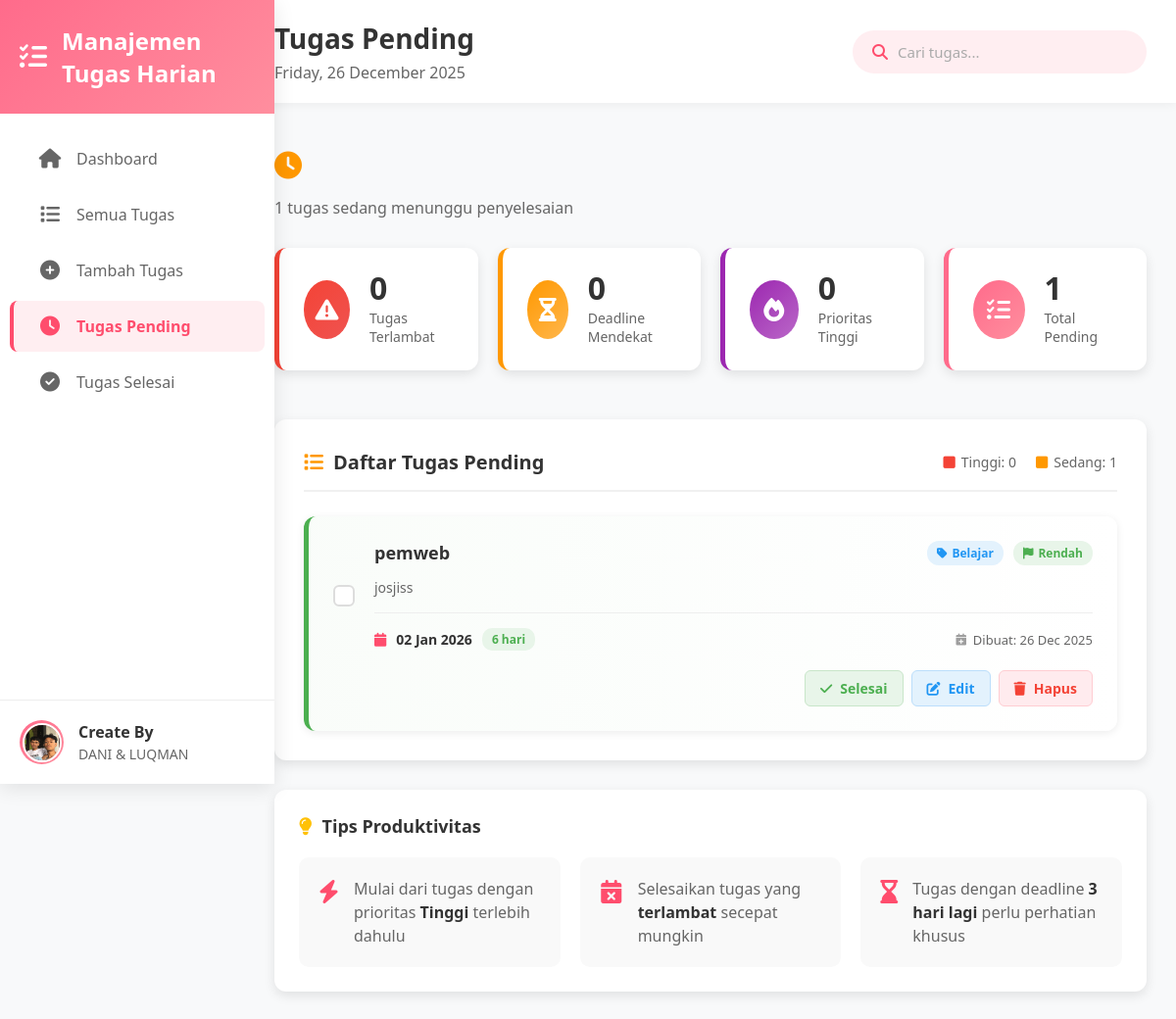
/pages/tugas-pending.php, run on the app's committed database.
### tables this page shows
CREATE TABLE `tugas` (
  `id` int(11) NOT NULL,
  `judul` varchar(255) NOT NULL,
  `deskripsi` text DEFAULT NULL,
  `deadline` date DEFAULT NULL,
  `status` enum('Pending','Selesai') DEFAULT 'Pending',
  `created_at` timestamp NOT NULL DEFAULT current_timestamp(),
  `kategori` varchar(50) DEFAULT '',
  `prioritas` enum('rendah','sedang','tinggi') DEFAULT 'sedang',
  `updated_at` timestamp NOT NULL DEFAULT current_timestamp() ON UPDATE current_timestamp()
);

### pages/tugas-pending.php (the view, shortened to what this page needs)
<?php
include '../includes/header.php';
include '../includes/koneksi.php';
$query = "SELECT * FROM tugas WHERE status = 'Pending' ORDER BY
          CASE prioritas
            WHEN 'tinggi' THEN 1
            WHEN 'sedang' THEN 2
            WHEN 'rendah' THEN 3
            ELSE 4
          END,
          deadline ASC,
          created_at DESC";
$result = mysqli_query($conn, $query);
$total_pending = mysqli_num_rows($result);
$today = date('Y-m-d');
$three_days_later = date('Y-m-d', strtotime('+3 days'));
$query_upcoming = "SELECT COUNT(*) as upcoming FROM tugas
                   WHERE status = 'Pending'
                   AND deadline BETWEEN '$today' AND '$three_days_later'";
$result_upcoming = mysqli_query($conn, $query_upcoming);
$upcoming_count = mysqli_fetch_assoc($result_upcoming)['upcoming'] ?? 0;
$query_overdue = "SELECT COUNT(*) as overdue FROM tugas
                  WHERE status = 'Pending' AND deadline < '$today'";
$result_overdue = mysqli_query($conn, $query_overdue);
$overdue_count = mysqli_fetch_assoc($result_overdue)['overdue'] ?? 0;
$query_high = "SELECT COUNT(*) as high FROM tugas
               WHERE status = 'Pending' AND prioritas = 'tinggi'";
$result_high = mysqli_query($conn, $query_high);
$high_count = mysqli_fetch_assoc($result_high)['high'] ?? 0;
?>
<div class="pending-page">
    <div class="page-header">
        <h1 class="page-title">
            <i class="fas fa-clock"></i>
        </h1>
        <p class="page-subtitle"><?php echo $total_pending; ?> tugas sedang menunggu penyelesaian</p>
    </div>
    <div class="stats-overview">
        <div class="stat-card overdue-stat">
            <div class="stat-icon">
                <i class="fas fa-exclamation-triangle"></i>
            </div>
            <div class="stat-content">
                <h3><?php echo $overdue_count; ?></h3>
                <p>Tugas Terlambat</p>
            </div>
        </div>
        <div class="stat-card upcoming-stat">
            <div class="stat-icon">
                <i class="fas fa-hourglass-half"></i>
            </div>
            <div class="stat-content">
                <h3><?php echo $upcoming_count; ?></h3>
                <p>Deadline Mendekat</p>
            </div>
        </div>
        <div class="stat-card high-priority-stat">
            <div class="stat-icon">
                <i class="fas fa-fire"></i>
            </div>
            <div class="stat-content">
                <h3><?php echo $high_count; ?></h3>
                <p>Prioritas Tinggi</p>
            </div>
        </div>
        <div class="stat-card total-stat">
            <div class="stat-icon">
                <i class="fas fa-tasks"></i>
            </div>
            <div class="stat-content">
                <h3><?php echo $total_pending; ?></h3>
                <p>Total Pending</p>
            </div>
        </div>
    </div>
    </div>
    <div class="pending-tasks-container">
        <?php if ($total_pending > 0): ?>
            <div class="tasks-header">
                <h3><i class="fas fa-list"></i> Daftar Tugas Pending</h3>
                <div class="tasks-summary">
                    <span class="summary-item">
                        <i class="fas fa-square" style="color: #f44336;"></i> Tinggi: <?php echo $high_count; ?>
                    </span>
                    <span class="summary-item">
                        <i class="fas fa-square" style="color: #ff9800;"></i> Sedang: <?php echo $total_pending - $high_count; ?>
                    </span>
                </div>
            </div>
            <div class="pending-tasks-list" id="tasksList">
                <?php while ($row = mysqli_fetch_assoc($result)):
                    $deadline_date = new DateTime($row['deadline']);
                    $today_date = new DateTime();
                    $interval = $today_date->diff($deadline_date);
                    $days_left = $interval->days;
                    $is_overdue = $interval->invert && $days_left > 0;
                    $deadline_status = 'normal';
                    $deadline_text = '';
                    if ($is_overdue) {
                        $deadline_status = 'overdue';
                        $deadline_text = 'Terlambat ' . $days_left . ' hari';
                    } elseif ($days_left == 0) {
                        $deadline_status = 'urgent';
                        $deadline_text = 'Hari ini!';
                    } elseif ($days_left <= 3) {
                        $deadline_status = 'warning';
                        $deadline_text = $days_left . ' hari lagi';
                    } else {
                        $deadline_text = $days_left . ' hari';
                    }
                    $priority_class = $row['prioritas'] ?? 'sedang';
                    $priority_text = ucfirst($priority_class);
                    $category_class = !empty($row['kategori']) ? $row['kategori'] : 'none';
                ?>
                    <div class="task-item <?php echo $priority_class; ?> <?php echo $deadline_status; ?>"
                         data-priority="<?php echo $priority_class; ?>"
                         data-category="<?php echo $category_class; ?>"
                         data-days="<?php echo $is_overdue ? '-' . $days_left : $days_left; ?>">
                        <div class="task-checkbox">
                            <label for="task-<?php echo $row['id']; ?>"></label>
                        </div>
                        <div class="task-details">
                            <div class="task-header">
                                <h4 class="task-title"><?php echo htmlspecialchars($row['judul']); ?></h4>
                                <div class="task-tags">
                                    <?php if (!empty($row['kategori'])): ?>
                                        <span class="task-tag category">
                                            <i class="fas fa-tag"></i> <?php echo ucfirst($row['kategori']); ?>
                                        </span>
                                    <?php endif; ?>
                                    <span class="task-tag priority <?php echo $priority_class; ?>">
                                        <i class="fas fa-flag"></i> <?php echo $priority_text; ?>
                                    </span>
                                </div>
                            </div>
                            <?php if (!empty($row['deskripsi'])): ?>
                                <p class="task-description">
                                    <?php echo htmlspecialchars(substr($row['deskripsi'], 0, 200)); ?>
                                </p>
                            <?php endif; ?>
                            <div class="task-footer">
                                <div class="deadline-info <?php echo $deadline_status; ?>">
                                    <i class="fas fa-calendar"></i>
                                    <span class="deadline-date">
                                        <?php echo date('d M Y', strtotime($row['deadline'])); ?>
                                    </span>
                                    <span class="deadline-status">
                                        <?php echo $deadline_text; ?>
                                    </span>
                                </div>
                                <div class="task-meta">
                                    <span class="meta-item">
                                        <i class="fas fa-calendar-plus"></i>
                                        Dibuat: <?php echo date('d M Y', strtotime($row['created_at'])); ?>
                                    </span>
                                </div>
                            </div>
                        </div>
                        <div class="task-actions">
                            <div class="quick-actions">
                                <a href="../proses.php?toggle_status=<?php echo $row['id']; ?>"
                                   class="btn-action complete-btn"
                                   title="Tandai Selesai">
                                    <i class="fas fa-check"></i>
                                    <span class="action-text">Selesai</span>
                                </a>
                                <a href="tambah-tugas.php?edit=<?php echo $row['id']; ?>"
                                   class="btn-action edit-btn"
                                   title="Edit Tugas">
                                    <i class="fas fa-edit"></i>
                                    <span class="action-text">Edit</span>
                                </a>
                                <a href="../proses.php?delete=<?php echo $row['id']; ?>"
                                   class="btn-action delete-btn"
                                   title="Hapus Tugas"
                                   onclick="return confirm('Yakin menghapus tugas ini?')">
                                    <i class="fas fa-trash"></i>
                                    <span class="action-text">Hapus</span>
                                </a>
                            </div>
                        </div>
                    </div>
                <?php endwhile; ?>
            </div>
        <?php endif; ?>
    </div>
    <?php if ($total_pending > 0): ?>
    <div class="tips-section">
        <h4><i class="fas fa-lightbulb"></i> Tips Produktivitas</h4>
        <div class="tips-grid">
            <div class="tip-card">
                <i class="fas fa-bolt"></i>
                <p>Mulai dari tugas dengan prioritas <strong>Tinggi</strong> terlebih dahulu</p>
            </div>
            <div class="tip-card">
                <i class="fas fa-calendar-times"></i>
                <p>Selesaikan tugas yang <strong>terlambat</strong> secepat mungkin</p>
            </div>
            <div class="tip-card">
                <i class="fas fa-hourglass-end"></i>
                <p>Tugas dengan deadline <strong>3 hari lagi</strong> perlu perhatian khusus</p>
            </div>
        </div>
    </div>
    <?php endif; ?>
</div>

### assets/css/style.css (style rules this page uses)
:root { --primary-color: #ff6b8b; --secondary-color: #ff8e9e; --accent-color: #ff4d6d; --light-pink: #ffeef1; --dark-pink: #d63384; --gradient-pink: linear-gradient(135deg, #ff6b8b 0%, #ff8e9e 100%); --gradient-light: linear-gradient(135deg, #ffeef1 0%, #fff5f7 100%); --text-dark: #333; --text-light: #666; --text-white: #fff; --shadow: 0 4px 12px rgba(0, 0, 0, 0.1); --shadow-lg: 0 8px 25px rgba(0, 0, 0, 0.15); --radius: 12px; --transition: all 0.3s ease; }
* { margin: 0; padding: 0; box-sizing: border-box; font-family: 'Segoe UI', Tahoma, Geneva, Verdana, sans-serif; }
body { background-color: #f8f9fa; color: var(--text-dark); min-height: 100vh; }
.page-title { font-size: 28px; color: var(--text-dark); font-weight: 700; margin: 0; }
.page-subtitle { color: var(--text-light); font-size: 14px; }
.page-header { display: flex; flex-direction: column; gap: 10px; }
.page-header h1 { font-size: 28px; margin: 0; display: flex; align-items: center; gap: 15px; }
.task-title { font-size: 18px; color: var(--text-dark); margin: 0; flex: 1; }
.task-description { color: var(--text-light); line-height: 1.6; margin-bottom: 20px; flex-grow: 1; }
.deadline-info { display: flex; align-items: center; gap: 8px; font-size: 14px; color: var(--text-light); }
.deadline-info i { color: var(--primary-color); }

### data on the page
tugas: judul "pemweb", kategori "Belajar", prioritas "Rendah", deskripsi "josjiss", deadline "02 Jan 2026", deadline "6 hari", created_at "26 Dec 2025"

### other printed values
$page_title "Tugas Pending"
$total_pending "1"
$overdue_count "0"
$upcoming_count "0"
$high_count "0"
$total_pending - $high_count "1"
